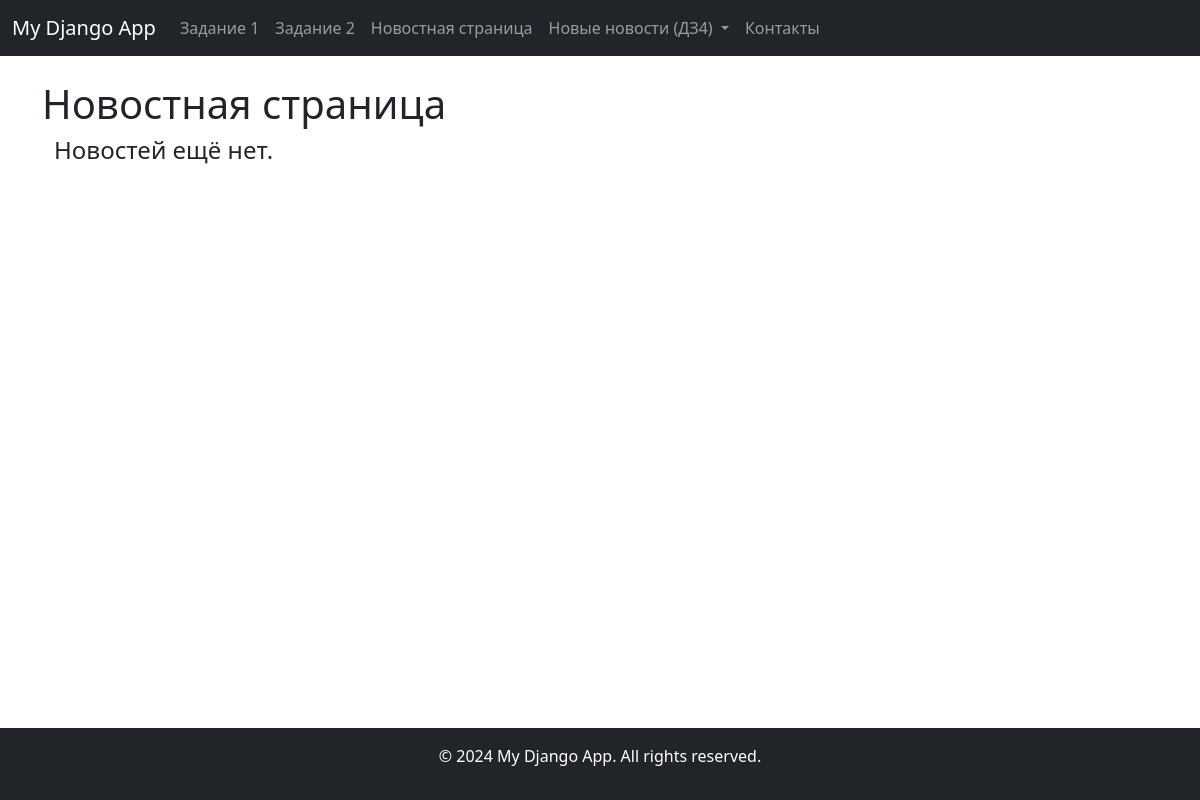
The page /newnews/ on the database as committed earlier.
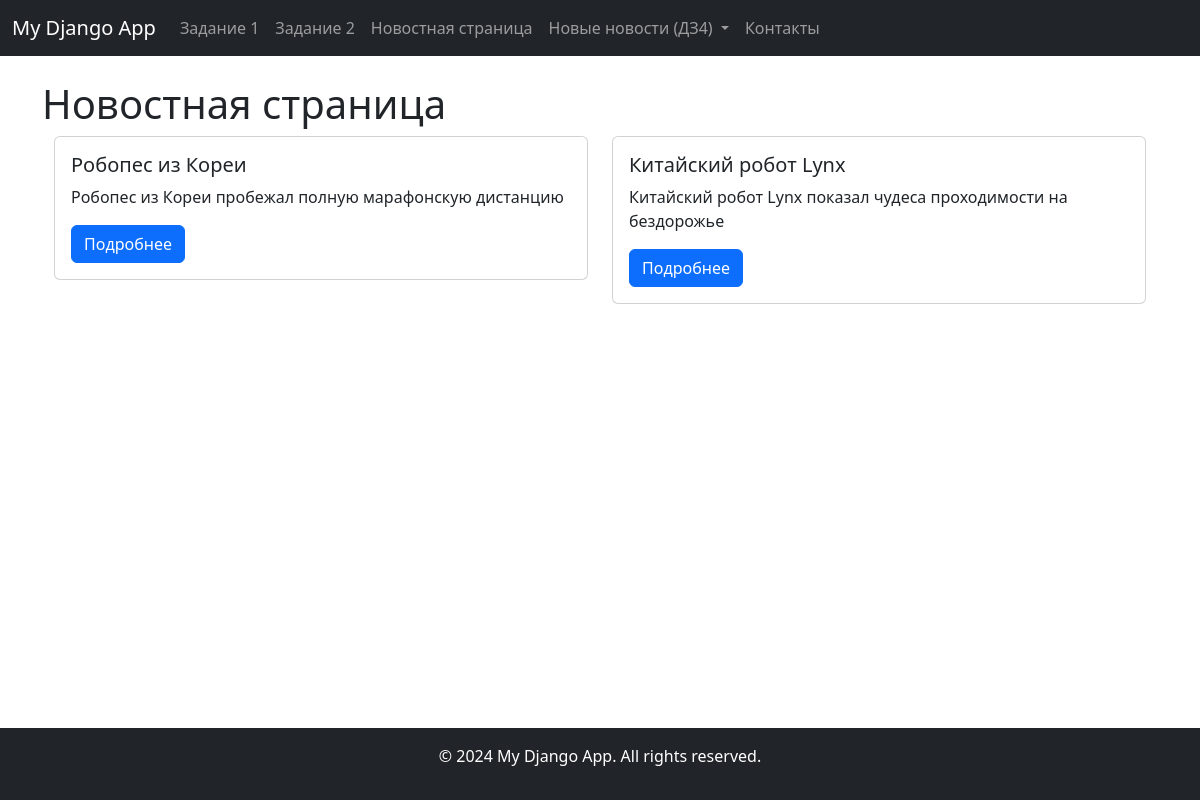
The same page on the database as committed later.
### newnews/models.py (models this page shows, shortened)
class Lows_post(models.Model):
    title = models.CharField('Название новости', max_length=50)
    short_description = models.CharField('Краткое описание новости', max_length=200)
    text = models.TextField('Новость')
    pub_date = models.DateTimeField('Дата публикации', auto_now_add=True)  # Автоматически заполняется текущей датой
    user = models.ForeignKey(User, on_delete=models.CASCADE, verbose_name='Автор новости', related_name='news_posts')
    class Meta:
        verbose_name = 'Новость'
        verbose_name_plural = 'Новости'

### newnews/views.py (the view)
# urls.py: 2. Add a URL to urlpatterns:  path('', views.home, name='home')
def home(request):
    news = Lows_post.objects.all()
    return render(request, 'newnews/news.html', {'news': news})

### newnews/templates/newnews/news.html (shortened to what this page needs)
{% extends 'allapp/layoute.html' %}
{% block content %}
<h1>Новостная страница</h1>
<div class="container">
    <div class="row">
        {% if news %}
            {% for new in news %}
                <div class="col-md-6 mb-4">
                    <div class="card">
                        <div class="card-body">
                            <h5 class="card-title">{{ new.title }}</h5>
                            <p class="card-text">{{ new.short_description }}</p>
                            <a href="{% url 'newnews:view_news' new.id %}" class="btn btn-primary">Подробнее</a>
                        </div>
                    </div>
                </div>
            {% endfor %}
        {% else %}
            <h4>Новостей ещё нет.</h4>
        {% endif %}
    </div>
</div>
{% endblock %}

### allapp/templates/allapp/layoute.html (shortened to what this page needs)
<!DOCTYPE html>
<html lang="en">
<head>
    <link href="https://cdn.jsdelivr.net/npm/bootstrap@5.3.0/dist/css/bootstrap.min.css" rel="stylesheet">
     <link href="https://cdn.jsdelivr.net/npm/bootstrap@5.3.0-alpha1/dist/css/bootstrap.min.css" rel="stylesheet">
</head>
<body class="d-flex flex-column min-vh-100">
{% include 'allapp/nav.html' %}
<main class="flex-shrink-0">
    <div class="container mt-4">
        {% block content %}{% endblock %}
    </div>
</main>
{% include 'allapp/footer.html' %}
</body>
</html>

### allapp/templates/allapp/nav.html (shortened to what this page needs)
<nav class="navbar navbar-expand-lg navbar-dark bg-dark">
    <div class="container-fluid">
        <a class="navbar-brand" href="/">My Django App</a>
        <div class="collapse navbar-collapse" id="navbarNav">
            <ul class="navbar-nav">
                <li class="nav-item">
                    <a class="nav-link" href="/appdz1">Задание 1</a>
                </li>
                <li class="nav-item">
                    <a class="nav-link" href="/appdz2">Задание 2</a>
                </li>
                <li class="nav-item">
                    <a class="nav-link" href="/news">Новостная страница</a>
                </li>
                <li class="nav-item dropdown">
                    <a class="nav-link dropdown-toggle" href="#" id="navbarDropdown" role="button" data-bs-toggle="dropdown" aria-expanded="false">
                        Новые новости (ДЗ4)
                    </a>
                </li>
                <li class="nav-item">
                    <a class="nav-link" href="#">Контакты</a>
                </li>
            </ul>
        </div>
    </div>
</nav>

### allapp/templates/allapp/footer.html
    <footer class="bg-dark text-white text-center py-3 mt-auto">
        <p>&copy; 2024 My Django App. All rights reserved.</p>
    </footer>

Rows that differ between the two databases and show on the page:
added Lows_post: title "Робопес из Кореи", short_description "Робопес из Кореи пробежал полную марафонскую дистанцию"
added Lows_post: title "Китайский робот Lynx", short_description "Китайский робот Lynx показал чудеса проходимости на бездорожье"
Other text that changed with them:
text no longer shown: "Новостей ещё нет."
